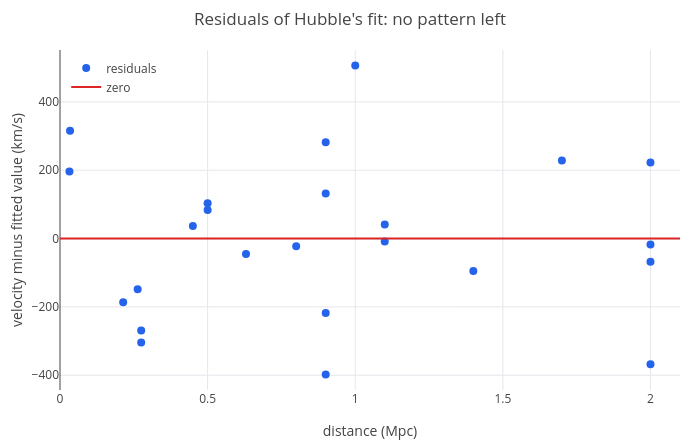

Here is the notebook cell this chart was saved with:
### Markdown cell above
## 3. Residuals and $r^2$

The **residuals** are the vertical distances from the points to the line, $y_i - (a + b x_i)$. `subs(fit, x, r)`
evaluates the line at every distance:

### Code cell
res = v - subs(fit, x, r);
round(mean(res), 2)
round(std(res), 0)
p = scatter(r, res);
p = show(p, plot(0, x, 0, 2.1));
p = legend(p, "residuals", "zero");
labels(title(p, "Residuals of Hubble's fit: no pattern left"), "distance (Mpc)", "velocity minus fitted value (km/s)")

### Figure 1 — Plotly figure (JSON) as saved in the notebook; plotly's stock layout.template omitted (floating-point values rounded to 4 significant figures; data arrays with more than 128 entries replaced by an {"elided": "..."} marker saying what was removed)
{"data": [{"marker": {"color": "#2563eb", "size": 8}, "mode": "markers", "name": "residuals", "type": "scatter", "x": [0.032, 0.034, 0.214, 0.263, 0.275, 0.275, 0.45, 0.5, 0.5, 0.63, 0.8, 0.9, 0.9, 0.9, 0.9, 1, 1.1, 1.1, 1.4, 1.7, 2, 2, 2, 2], "y": [196.3, 315.3, -186.4, -148.7, -269.1, -304.1, 36.41, 103.7, 83.7, -45.34, -22.54, -398.0, 282.0, -218.0, 132.0, 506.6, -8.791, 41.21, -95.04, 228.7, -367.5, -17.53, -67.53, 222.5]}, {"line": {"color": "#dc2626", "width": 2}, "mode": "lines", "name": "zero", "type": "scatter", "x": {"elided": "402 float values"}, "y": {"elided": "402 int values"}}], "layout": {"height": 440, "legend": {"bgcolor": "rgba(255,255,255,0.8)", "x": 0.01, "xanchor": "left", "y": 0.99, "yanchor": "top"}, "margin": {"b": 50, "l": 60, "r": 20, "t": 50}, "showlegend": true, "title": {"text": "Residuals of Hubble's fit: no pattern left"}, "width": 700, "xaxis": {"range": [0, 2.1], "title": {"text": "distance (Mpc)"}, "zeroline": true}, "yaxis": {"range": [-443.2, 551.9], "title": {"text": "velocity minus fitted value (km/s)"}, "zeroline": true}}}
